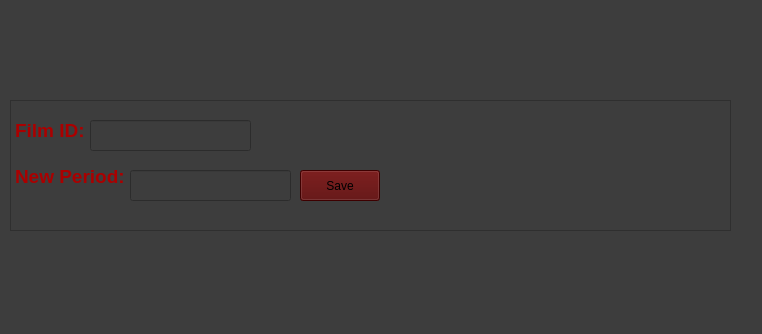
<?xml version="1.0" encoding="UTF-8"?>
<ui version="4.0">
 <class>Period</class>
 <widget class="QWidget" name="Period">
  <property name="geometry">
   <rect>
    <x>0</x>
    <y>0</y>
    <width>762</width>
    <height>334</height>
   </rect>
  </property>
  <property name="windowTitle">
   <string>Form</string>
  </property>
  <property name="styleSheet">
   <string notr="true">background-color: rgb(61, 61, 61);</string>
  </property>
  <widget class="QTextBrowser" name="textBrowser">
   <property name="geometry">
    <rect>
     <x>10</x>
     <y>100</y>
     <width>721</width>
     <height>131</height>
    </rect>
   </property>
   <property name="html">
    <string>&lt;!DOCTYPE HTML PUBLIC &quot;-//W3C//DTD HTML 4.0//EN&quot; &quot;http://www.w3.org/TR/REC-html40/strict.dtd&quot;&gt;
&lt;html&gt;&lt;head&gt;&lt;meta name=&quot;qrichtext&quot; content=&quot;1&quot; /&gt;&lt;meta charset=&quot;utf-8&quot; /&gt;&lt;style type=&quot;text/css&quot;&gt;
p, li { white-space: pre-wrap; }
hr { height: 1px; border-width: 0; }
li.unchecked::marker { content: &quot;\2610&quot;; }
li.checked::marker { content: &quot;\2612&quot;; }
&lt;/style&gt;&lt;/head&gt;&lt;body style=&quot; font-family:'Segoe UI'; font-size:9pt; font-weight:400; font-style:normal;&quot;&gt;
&lt;p style=&quot;-qt-paragraph-type:empty; margin-top:0px; margin-bottom:0px; margin-left:0px; margin-right:0px; -qt-block-indent:0; text-indent:0px;&quot;&gt;&lt;br /&gt;&lt;/p&gt;
&lt;p style=&quot; margin-top:0px; margin-bottom:0px; margin-left:0px; margin-right:0px; -qt-block-indent:0; text-indent:0px;&quot;&gt;&lt;span style=&quot; font-size:14pt; font-weight:700; color:#aa0000;&quot;&gt;Film ID:&lt;/span&gt;&lt;/p&gt;
&lt;p style=&quot;-qt-paragraph-type:empty; margin-top:0px; margin-bottom:0px; margin-left:0px; margin-right:0px; -qt-block-indent:0; text-indent:0px; font-size:14pt; font-weight:700; color:#aa0000;&quot;&gt;&lt;br /&gt;&lt;/p&gt;
&lt;p style=&quot; margin-top:0px; margin-bottom:0px; margin-left:0px; margin-right:0px; -qt-block-indent:0; text-indent:0px;&quot;&gt;&lt;span style=&quot; font-size:14pt; font-weight:700; color:#aa0000;&quot;&gt;New Period:&lt;/span&gt;&lt;/p&gt;&lt;/body&gt;&lt;/html&gt;</string>
   </property>
  </widget>
  <widget class="QPushButton" name="pushButton">
   <property name="geometry">
    <rect>
     <x>300</x>
     <y>170</y>
     <width>80</width>
     <height>31</height>
    </rect>
   </property>
   <property name="styleSheet">
    <string notr="true">font: 700 9pt &quot;Segoe Print&quot;;
background-color: rgb(85, 0, 0);</string>
   </property>
   <property name="text">
    <string>Save</string>
   </property>
  </widget>
  <widget class="QLineEdit" name="lineEdit_2">
   <property name="geometry">
    <rect>
     <x>130</x>
     <y>170</y>
     <width>161</width>
     <height>31</height>
    </rect>
   </property>
  </widget>
  <widget class="QLineEdit" name="lineEdit">
   <property name="geometry">
    <rect>
     <x>90</x>
     <y>120</y>
     <width>161</width>
     <height>31</height>
    </rect>
   </property>
  </widget>
 </widget>
 <resources/>
 <connections/>
</ui>
